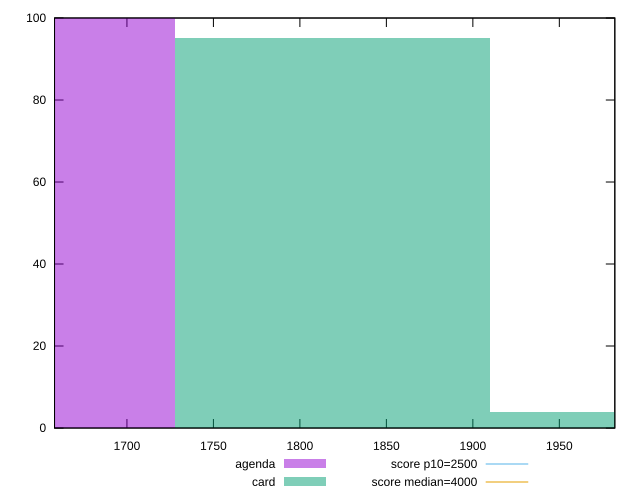

The script that saved this image:
reset

$agenda <<EOF
1637.0638083599817 100
EOF

$card <<EOF
1818.9597870666464 95
2000.855765773311 4
EOF

set key outside below
set boxwidth 181.89597870666464
set xrange [1658.139:1982.0819999999999]
set yrange [0:100]
set trange [0:100]
set style fill transparent solid 0.5 noborder

set parametric
set terminal svg size 640, 500 enhanced background rgb 'white'
set output "reports/report_00030_2021-02-24T20-42-31.540Z/largest-contentful-paint/comparison/histogram/1_vs_2.svg"

plot $agenda title "agenda" with boxes, \
     $card title "card" with boxes, \
     2500,t title "score p10=2500", \
     4000,t title "score median=4000"

reset
